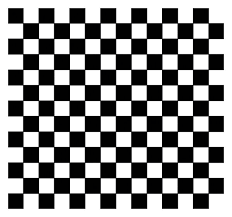
#> input picture image2.png, 232 x 217 px
$ python foolaround2.py
#> lines starting #> are read from the running program, lines starting #| are printed output that depends on the picture
import cv2
import numpy as np


#Read input image, and create output image
image = cv2.imread('image2.png')
#> image is the input picture: shape (217, 232, 3); mean B, G, R 140.7, 140.6, 140.6

# Reshape image to 1280x800
image = cv2.resize(image, (1280, 800))
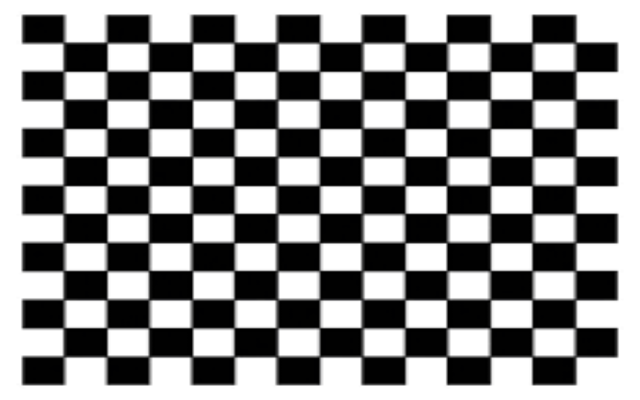
#> image: shape (800, 1280, 3) (shown at 1/2 size); mean B, G, R 140.6, 140.6, 140.6

# Camera intrinsic matrix
fx, fy = 882.5, 882.5  # example focal lengths
cx, cy = image.shape[1] / 2, image.shape[0] / 2  # center of the image
#> cx = 640; cy = 400
K = np.array([[fx, 0, cx],
              [0, fy, cy],
              [0,  0,  1]])

# Extrinsic parameters (assuming you know these)
R = np.array([[1, 0, 0],  # example rotation matrix
              [0, 1, 0],
              [0, 0, 1]])
t = np.array([0, 0, 500])  # example translation vector


# Constructing a basic homography matrix if camera is above the ground looking straight down
H = K @ np.hstack((R[:, :2], t.reshape(-1, 1)))

height, width = image.shape[:2]
#> height = 800; width = 1280
warped_image = cv2.warpPerspective(image, H, (width, height))
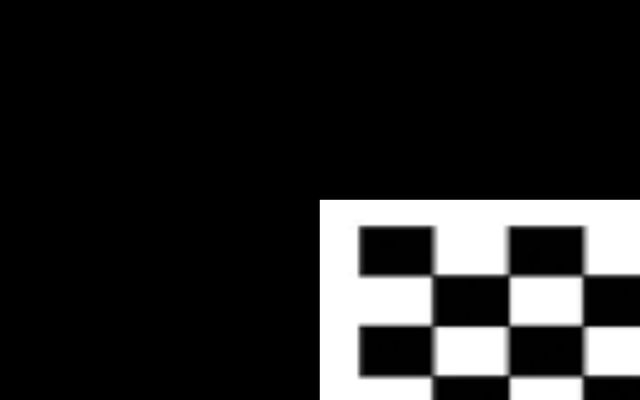
#> warped_image: shape (800, 1280, 3) (shown at 1/2 size); mean B, G, R 38.5, 38.5, 38.5

cv2.imshow('Original Image', image)
cv2.imshow('Warped Image', warped_image)
cv2.waitKey(0)
cv2.destroyAllWindows()
